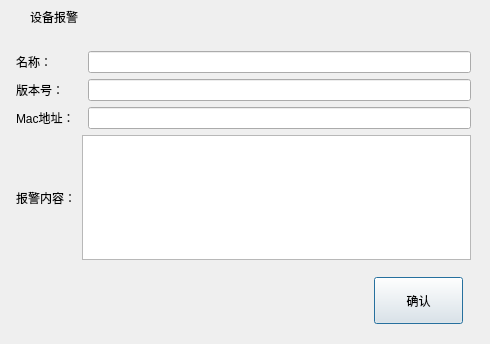
<?xml version="1.0" encoding="UTF-8"?>
<ui version="4.0">
 <class>frmAlarmBox</class>
 <widget class="QDialog" name="frmAlarmBox">
  <property name="geometry">
   <rect>
    <x>0</x>
    <y>0</y>
    <width>490</width>
    <height>344</height>
   </rect>
  </property>
  <property name="windowTitle">
   <string>设备报警界面</string>
  </property>
  <layout class="QGridLayout" name="gridLayout">
   <property name="leftMargin">
    <number>0</number>
   </property>
   <property name="topMargin">
    <number>0</number>
   </property>
   <property name="rightMargin">
    <number>0</number>
   </property>
   <property name="bottomMargin">
    <number>0</number>
   </property>
   <property name="spacing">
    <number>0</number>
   </property>
   <item row="0" column="0">
    <widget class="QWidget" name="widget_title" native="true">
     <property name="sizePolicy">
      <sizepolicy hsizetype="Preferred" vsizetype="Fixed">
       <horstretch>0</horstretch>
       <verstretch>0</verstretch>
      </sizepolicy>
     </property>
     <property name="minimumSize">
      <size>
       <width>100</width>
       <height>33</height>
      </size>
     </property>
     <layout class="QHBoxLayout" name="horizontalLayout_2">
      <property name="spacing">
       <number>0</number>
      </property>
      <property name="leftMargin">
       <number>0</number>
      </property>
      <property name="topMargin">
       <number>0</number>
      </property>
      <property name="rightMargin">
       <number>0</number>
      </property>
      <property name="bottomMargin">
       <number>0</number>
      </property>
      <item>
       <widget class="QLabel" name="lab_Ico">
        <property name="sizePolicy">
         <sizepolicy hsizetype="Minimum" vsizetype="Preferred">
          <horstretch>0</horstretch>
          <verstretch>0</verstretch>
         </sizepolicy>
        </property>
        <property name="minimumSize">
         <size>
          <width>30</width>
          <height>0</height>
         </size>
        </property>
        <property name="text">
         <string/>
        </property>
        <property name="alignment">
         <set>Qt::AlignCenter</set>
        </property>
       </widget>
      </item>
      <item>
       <widget class="QLabel" name="lab_Title">
        <property name="sizePolicy">
         <sizepolicy hsizetype="Expanding" vsizetype="Preferred">
          <horstretch>0</horstretch>
          <verstretch>0</verstretch>
         </sizepolicy>
        </property>
        <property name="styleSheet">
         <string notr="true">font: 10pt &quot;微软雅黑&quot;;</string>
        </property>
        <property name="text">
         <string>设备报警</string>
        </property>
        <property name="alignment">
         <set>Qt::AlignLeading|Qt::AlignLeft|Qt::AlignVCenter</set>
        </property>
       </widget>
      </item>
      <item>
       <widget class="QWidget" name="widget_menu" native="true">
        <property name="sizePolicy">
         <sizepolicy hsizetype="Minimum" vsizetype="Preferred">
          <horstretch>0</horstretch>
          <verstretch>0</verstretch>
         </sizepolicy>
        </property>
        <layout class="QHBoxLayout" name="horizontalLayout">
         <property name="spacing">
          <number>0</number>
         </property>
         <property name="leftMargin">
          <number>0</number>
         </property>
         <property name="topMargin">
          <number>0</number>
         </property>
         <property name="rightMargin">
          <number>0</number>
         </property>
         <property name="bottomMargin">
          <number>0</number>
         </property>
         <item>
          <widget class="QPushButton" name="btnMenu">
           <property name="enabled">
            <bool>false</bool>
           </property>
           <property name="sizePolicy">
            <sizepolicy hsizetype="Minimum" vsizetype="Expanding">
             <horstretch>0</horstretch>
             <verstretch>0</verstretch>
            </sizepolicy>
           </property>
           <property name="minimumSize">
            <size>
             <width>31</width>
             <height>0</height>
            </size>
           </property>
           <property name="cursor">
            <cursorShape>ArrowCursor</cursorShape>
           </property>
           <property name="focusPolicy">
            <enum>Qt::NoFocus</enum>
           </property>
           <property name="toolTip">
            <string/>
           </property>
           <property name="text">
            <string/>
           </property>
           <property name="flat">
            <bool>true</bool>
           </property>
          </widget>
         </item>
         <item>
          <widget class="QPushButton" name="btnMenu_Max">
           <property name="enabled">
            <bool>false</bool>
           </property>
           <property name="sizePolicy">
            <sizepolicy hsizetype="Minimum" vsizetype="Expanding">
             <horstretch>0</horstretch>
             <verstretch>0</verstretch>
            </sizepolicy>
           </property>
           <property name="minimumSize">
            <size>
             <width>31</width>
             <height>0</height>
            </size>
           </property>
           <property name="cursor">
            <cursorShape>ArrowCursor</cursorShape>
           </property>
           <property name="focusPolicy">
            <enum>Qt::NoFocus</enum>
           </property>
           <property name="toolTip">
            <string/>
           </property>
           <property name="text">
            <string/>
           </property>
           <property name="flat">
            <bool>true</bool>
           </property>
          </widget>
         </item>
         <item>
          <widget class="QPushButton" name="btnMenu_Min">
           <property name="sizePolicy">
            <sizepolicy hsizetype="Minimum" vsizetype="Expanding">
             <horstretch>0</horstretch>
             <verstretch>0</verstretch>
            </sizepolicy>
           </property>
           <property name="minimumSize">
            <size>
             <width>31</width>
             <height>0</height>
            </size>
           </property>
           <property name="cursor">
            <cursorShape>ArrowCursor</cursorShape>
           </property>
           <property name="focusPolicy">
            <enum>Qt::NoFocus</enum>
           </property>
           <property name="toolTip">
            <string>最小化</string>
           </property>
           <property name="text">
            <string/>
           </property>
           <property name="flat">
            <bool>true</bool>
           </property>
          </widget>
         </item>
         <item>
          <widget class="QPushButton" name="btnMenu_Close">
           <property name="sizePolicy">
            <sizepolicy hsizetype="Minimum" vsizetype="Expanding">
             <horstretch>0</horstretch>
             <verstretch>0</verstretch>
            </sizepolicy>
           </property>
           <property name="minimumSize">
            <size>
             <width>40</width>
             <height>0</height>
            </size>
           </property>
           <property name="cursor">
            <cursorShape>ArrowCursor</cursorShape>
           </property>
           <property name="focusPolicy">
            <enum>Qt::NoFocus</enum>
           </property>
           <property name="toolTip">
            <string>关闭</string>
           </property>
           <property name="text">
            <string/>
           </property>
           <property name="flat">
            <bool>true</bool>
           </property>
          </widget>
         </item>
        </layout>
       </widget>
      </item>
     </layout>
    </widget>
   </item>
   <item row="1" column="0">
    <widget class="QWidget" name="widget_main" native="true">
     <property name="styleSheet">
      <string notr="true">font: 10pt &quot;微软雅黑&quot;;</string>
     </property>
     <widget class="QPushButton" name="btnOK">
      <property name="geometry">
       <rect>
        <x>374</x>
        <y>244</y>
        <width>89</width>
        <height>47</height>
       </rect>
      </property>
      <property name="text">
       <string>确认</string>
      </property>
      <property name="icon">
       <iconset resource="rc.qrc">
        <normaloff>:/image/btn_ok.png</normaloff>:/image/btn_ok.png</iconset>
      </property>
     </widget>
     <widget class="QWidget" name="layoutWidget">
      <property name="geometry">
       <rect>
        <x>16</x>
        <y>18</y>
        <width>455</width>
        <height>209</height>
       </rect>
      </property>
      <layout class="QVBoxLayout" name="verticalLayout_2">
       <item>
        <layout class="QVBoxLayout" name="verticalLayout">
         <item>
          <layout class="QHBoxLayout" name="horizontalLayout_3">
           <item>
            <widget class="QLabel" name="label">
             <property name="minimumSize">
              <size>
               <width>66</width>
               <height>0</height>
              </size>
             </property>
             <property name="text">
              <string>名称：</string>
             </property>
            </widget>
           </item>
           <item>
            <widget class="QLineEdit" name="leName">
             <property name="text">
              <string/>
             </property>
             <property name="readOnly">
              <bool>true</bool>
             </property>
            </widget>
           </item>
          </layout>
         </item>
         <item>
          <layout class="QHBoxLayout" name="horizontalLayout_4">
           <item>
            <widget class="QLabel" name="label_2">
             <property name="minimumSize">
              <size>
               <width>66</width>
               <height>0</height>
              </size>
             </property>
             <property name="text">
              <string>版本号：</string>
             </property>
            </widget>
           </item>
           <item>
            <widget class="QLineEdit" name="leVersion">
             <property name="text">
              <string/>
             </property>
             <property name="readOnly">
              <bool>true</bool>
             </property>
            </widget>
           </item>
          </layout>
         </item>
         <item>
          <layout class="QHBoxLayout" name="horizontalLayout_5">
           <item>
            <widget class="QLabel" name="label_3">
             <property name="minimumSize">
              <size>
               <width>66</width>
               <height>0</height>
              </size>
             </property>
             <property name="text">
              <string>Mac地址：</string>
             </property>
            </widget>
           </item>
           <item>
            <widget class="QLineEdit" name="leMac">
             <property name="text">
              <string/>
             </property>
             <property name="readOnly">
              <bool>true</bool>
             </property>
            </widget>
           </item>
          </layout>
         </item>
        </layout>
       </item>
       <item>
        <layout class="QHBoxLayout" name="horizontalLayout_6">
         <item>
          <widget class="QLabel" name="label_4">
           <property name="text">
            <string>报警内容：</string>
           </property>
          </widget>
         </item>
         <item>
          <widget class="QTextBrowser" name="txtAlarmText"/>
         </item>
        </layout>
       </item>
      </layout>
     </widget>
    </widget>
   </item>
  </layout>
 </widget>
 <resources>
  <include location="rc.qrc"/>
 </resources>
 <connections/>
</ui>
